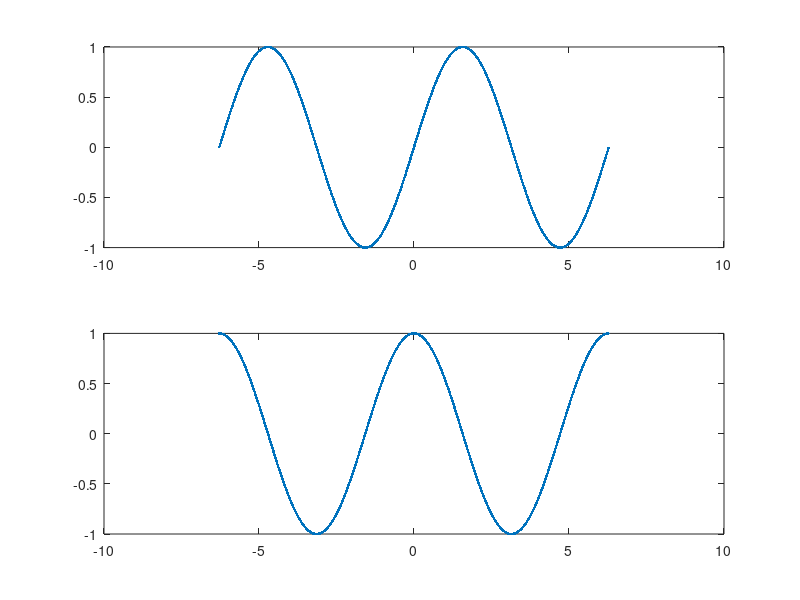

Source code (MATLAB):
function plot_sin_cos
theta = -2*pi:0.01:2*pi;
sin_vals = sin(theta);
cos_vals = cos(theta);

figure;
subplot(2,1,1)
plot(theta, sin_vals, '.-')

subplot(2,1,2)
plot(theta, cos_vals, '.-')

end
